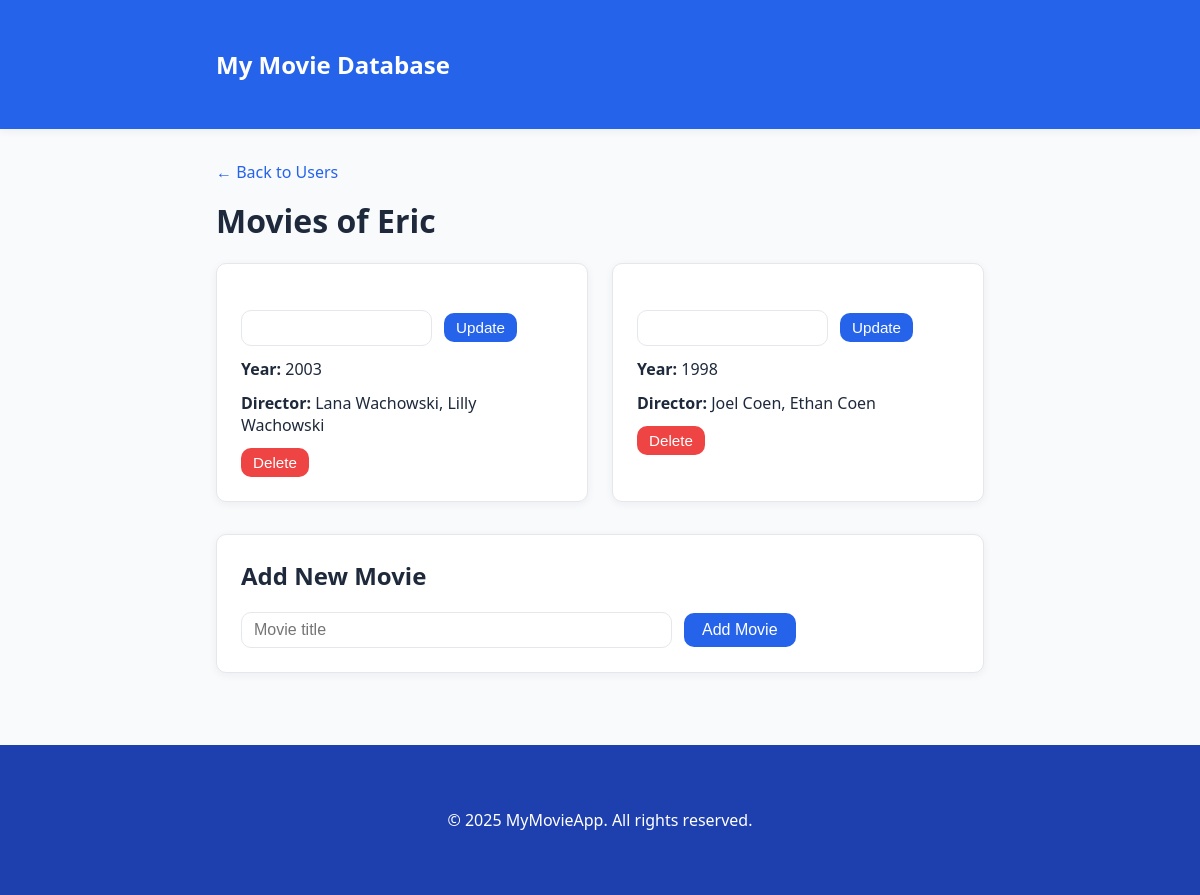
Page /users/1/movies on the earlier database version.
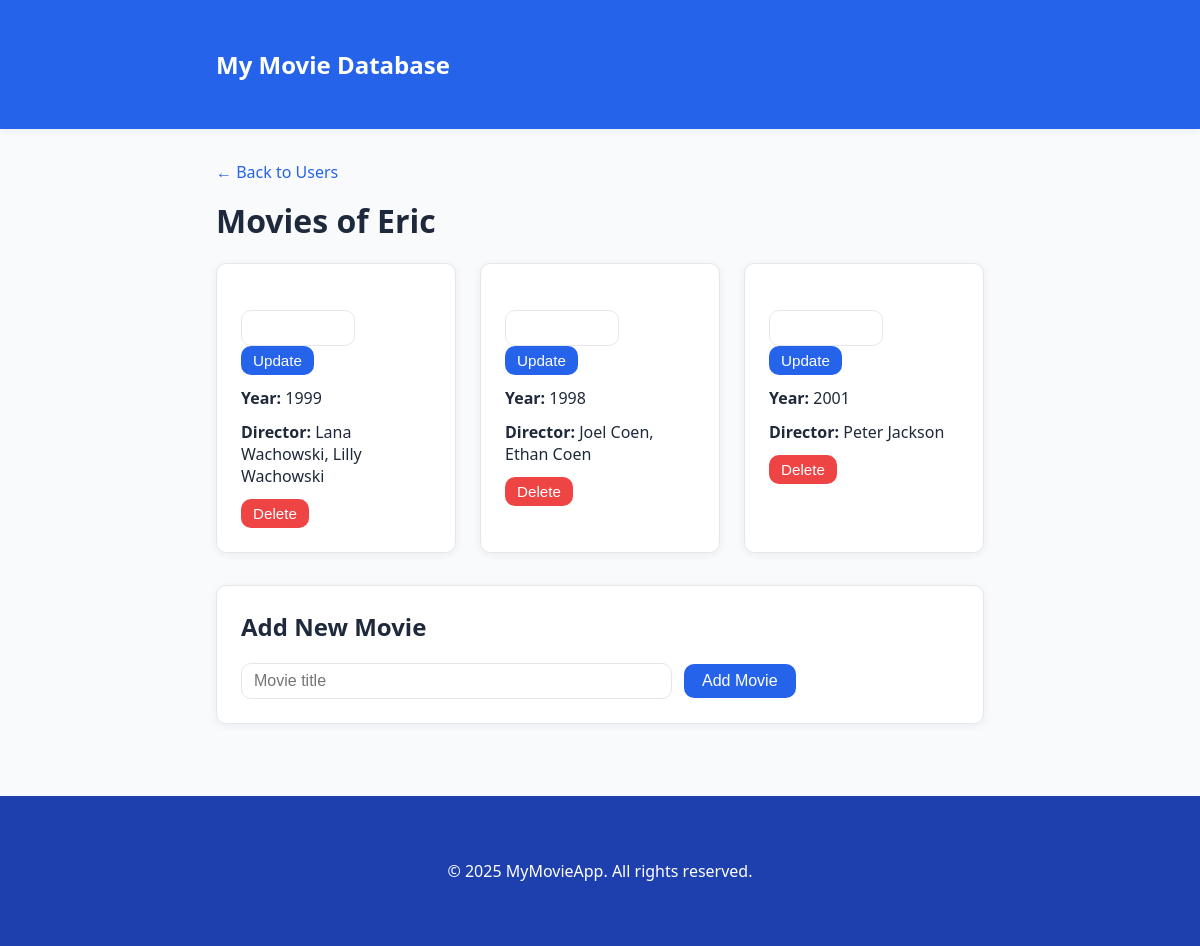
Same page on the later database version.
### data_management/models.py (models this page shows, shortened)
class User(db.Model):
    __tablename__ = 'users'
    id = db.Column(db.Integer, primary_key=True)
    username = db.Column(db.String(100), nullable=False)

class Movie(db.Model):
    __tablename__ = 'movies'
    id = db.Column(db.Integer, primary_key=True)
    name = db.Column(db.String(200), nullable=False)
    director = db.Column(db.String(100), nullable=False)
    year = db.Column(db.Integer, nullable=False)
    poster_url = db.Column(db.String(300), nullable=True)
    user_id = db.Column(db.Integer, db.ForeignKey('users.id'), nullable=False)

### app.py (the view)
@app.route('/users/<int:user_id>/movies', methods=['GET'])
def list_movies(user_id: int) -> Any:
    try:
        movies = data_manager.get_movies(user_id)
        user = data_manager.get_user_by_id(user_id)
    except Exception as e:
        flash(f"Couldn't retrieve movies! Error: {e}")
        return redirect(url_for('index'))
    return render_template('movies.html', movies=movies, user=user)

### data_management/data_manager.py (called while the page is built)
    def get_user_by_id(self, user_id: int) -> Optional[User]:
        return User.query.get(user_id)

    def get_movies(self, user_id: int) -> List[Movie]:
        return Movie.query.filter_by(user_id=user_id).all()

### templates/movies.html (shortened to what this page needs)
{% extends "base.html" %}
{% block content %}
<a href="/" class="back-link">&larr; Back to Users</a>
<h1>Movies of {{ user.username }}</h1>
{% if movies %}
<div class="card-list">
    {% for movie in movies %}
    <div class=" card">
        <form action="{{ url_for('update_movie', movie_id=movie.id, user_id=user.id) }}" method="post"
            class="inline-form">
            <input type="text" name="title" value="{{ movie.title }}" required>
            <button type="submit" class="btn btn-small">Update</button>
        </form>
        <div><strong>Year:</strong> {{ movie.year }}</div>
        <div><strong>Director:</strong> {{ movie.director }}</div>
        <form action="{{ url_for('delete_movie', movie_id=movie.id, user_id=user.id) }}" method="post"
            class="inline-form">
            <button type="submit" class="btn btn-small btn-danger"
                onclick="return confirm('Delete this movie?');">Delete</button>
        </form>
    </div>
    {% endfor %}
</div>
{% else %}
<p>No movies found for this user.</p>
{% endif %}
<div class="form-section">
    <h2>Add New Movie</h2>
    <form action="{{ url_for('add_movie', user_id = user.id)}}" method="post">
        <input type="text" name="title" placeholder="Movie title" required>
        <button type="submit" class="btn">Add Movie</button>
    </form>
</div>
{% endblock %}

### templates/base.html (shortened to what this page needs)
<!DOCTYPE html>
<html lang="en">
<head>
    <link rel="stylesheet" href="{{ url_for('static', filename='style.css') }}">
</head>
<body>
    <nav>
        <div class="container">
            <a href="{{ url_for('index') }}" class="logo">My Movie Database</a>
        </div>
    </nav>
    <main class="container">
        {% block content %}{% endblock %}
    </main>
    <footer>
        <div class="container">
            <p>&copy; 2025 MyMovieApp. All rights reserved.</p>
        </div>
    </footer>
</body>
</html>

### static/style.css (style rules this page uses)
:root { --primary: #2563eb; --primary-dark: #1e40af; --danger: #ef4444; --bg: #f8fafc; --card-bg: #fff; --border: #e5e7eb; --text: #1e293b; --radius: 10px; --shadow: 0 2px 8px rgba(30, 41, 59, 0.06); }
* { box-sizing: border-box; }
body { font-family: 'Segoe UI', 'Roboto', Arial, sans-serif; background: var(--bg); color: var(--text); margin: 0; padding: 0; }
.container { max-width: 800px; margin: 0 auto; padding: 32px 16px; }
nav { background: var(--primary); color: #fff; padding: 16px 0; box-shadow: var(--shadow); }
nav .logo { font-size: 1.5rem; font-weight: bold; color: #fff; text-decoration: none; }
footer { background: var(--primary-dark); color: #fff; text-align: center; padding: 16px 0; margin-top: 40px; }
h1, h2 { margin-top: 0; }
.card-list { display: flex; flex-wrap: wrap; gap: 24px; margin-bottom: 32px; }
.card { background: var(--card-bg); border: 1px solid var(--border); border-radius: var(--radius); box-shadow: var(--shadow); padding: 24px; min-width: 220px; flex: 1 1 220px; display: flex; flex-direction: column; align-items: flex-start; gap: 12px; }
.form-section { background: var(--card-bg); border: 1px solid var(--border); border-radius: var(--radius); box-shadow: var(--shadow); padding: 24px; margin-top: 32px; }
input[type="text"] { padding: 8px 12px; border: 1px solid var(--border); border-radius: var(--radius); font-size: 1rem; margin-right: 8px; width: 60%; }
.btn { background: var(--primary); color: #fff; border: none; border-radius: var(--radius); padding: 8px 18px; font-size: 1rem; cursor: pointer; transition: background 0.2s; text-decoration: none; display: inline-block; }
.btn-danger { background: var(--danger); }
.btn-small { padding: 6px 12px; font-size: 0.95rem; }
.inline-form { display: inline; }
.back-link { display: inline-block; margin-bottom: 16px; color: var(--primary); text-decoration: none; font-size: 1rem; }

Differences in the rows shown:
changed Movie "Lana Wachowski, Lilly Wachowski": year "2003" → "1999"
added Movie: year "2001", director "Peter Jackson"
